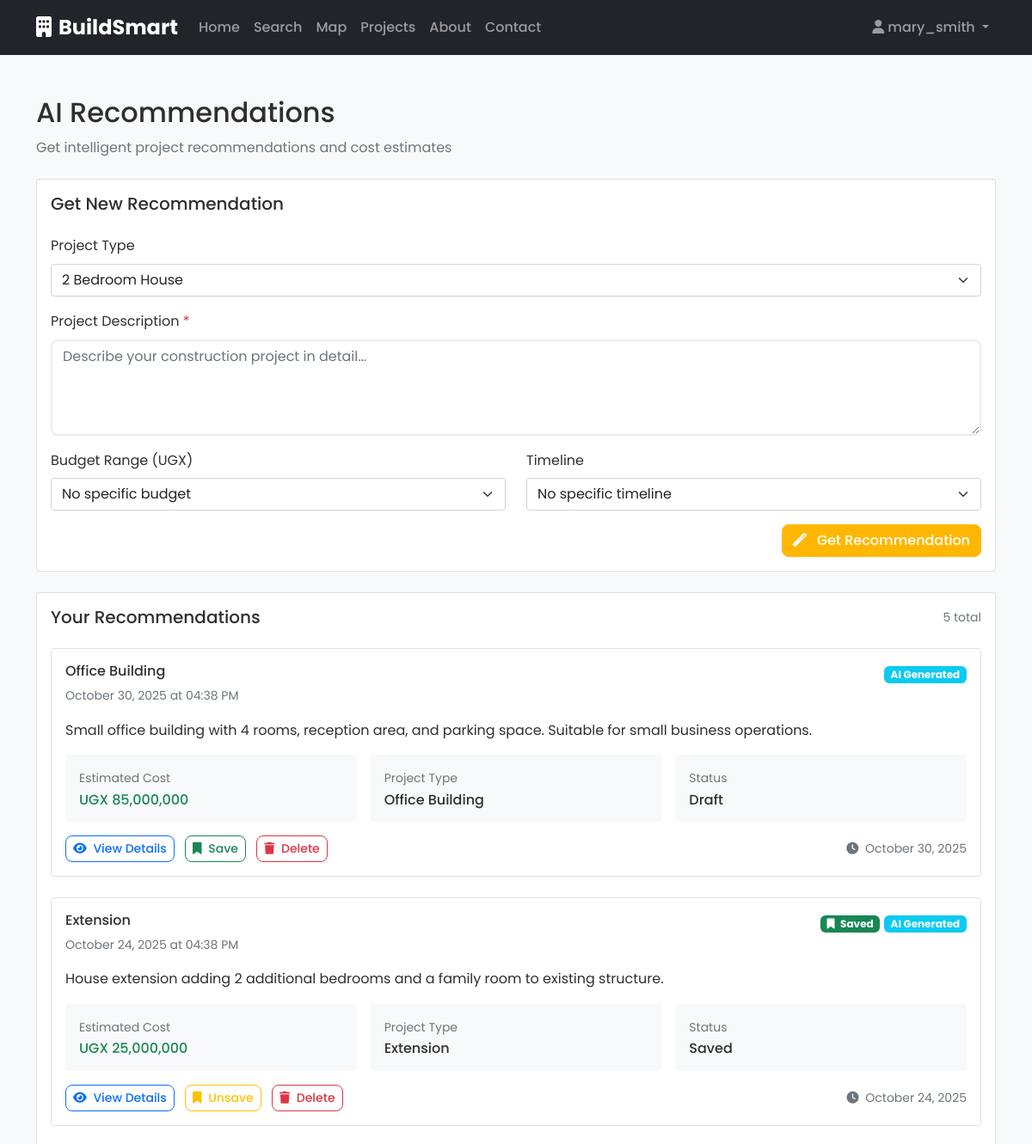
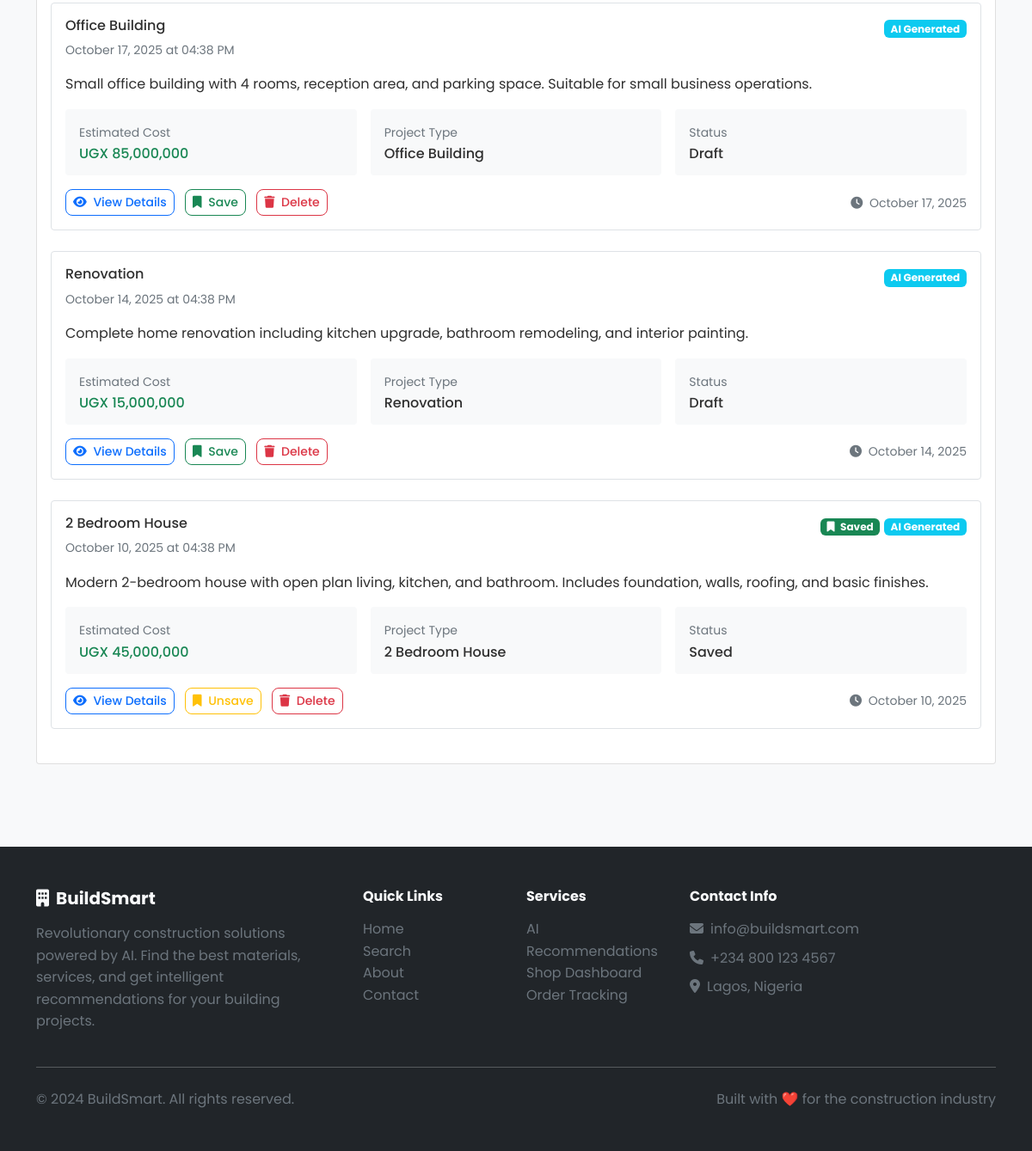
The page /user/recommendations (signed in) on the database its author committed (2 pictures, top to bottom).
### app/models/user.py (models this page shows, shortened)
class User(UserMixin, db.Model):
    __tablename__ = 'users'
    id = db.Column(db.Integer, primary_key=True)
    username = db.Column(db.String(80), unique=True, nullable=False)
    email = db.Column(db.String(120), unique=True, nullable=False)
    password_hash = db.Column(db.String(128), nullable=False)
    full_name = db.Column(db.String(100))
    phone = db.Column(db.String(20))
    address = db.Column(db.Text)
    latitude = db.Column(db.Float)
    longitude = db.Column(db.Float)
    user_type = db.Column(db.String(20), default='customer')  # customer, shop_owner, service_provider
    is_active = db.Column(db.Boolean, default=True)
    is_verified = db.Column(db.Boolean, default=False)
    email_verified = db.Column(db.Boolean, default=False, nullable=False)
    email_verified_at = db.Column(db.DateTime, nullable=True)
    two_factor_enabled = db.Column(db.Boolean, default=False, nullable=False)
    two_factor_secret = db.Column(db.String(32), nullable=True)  # TOTP secret key
    failed_login_attempts = db.Column(db.Integer, default=0, nullable=False)
    locked_until = db.Column(db.DateTime, nullable=True)  # Account lockout timestamp
    last_login = db.Column(db.DateTime, nullable=True)
    created_at = db.Column(db.DateTime, default=datetime.utcnow)
    updated_at = db.Column(db.DateTime, default=datetime.utcnow, onupdate=datetime.utcnow)
    shops = db.relationship('Shop', backref='owner', lazy=True)
    services = db.relationship('Service', backref='provider', lazy=True)
    orders = db.relationship('Order', backref='customer', lazy=True)
    recommendations = db.relationship('Recommendation', backref='user', lazy=True)
    def is_admin_user(self):
        return self.user_type == 'admin'

### app/models/recommendation.py (models this page shows, shortened)
class Recommendation(db.Model):
    __tablename__ = 'recommendations'
    id = db.Column(db.Integer, primary_key=True)
    project_type = db.Column(db.String(50), nullable=False)  # e.g., '2_bedroom_house', 'office_building'
    project_description = db.Column(db.Text, nullable=False)
    total_estimated_cost = db.Column(db.Numeric(12, 2))
    recommendation_data = db.Column(db.JSON, nullable=False)  # Store the full recommendation as JSON
    is_saved = db.Column(db.Boolean, default=False)
    created_at = db.Column(db.DateTime, default=datetime.utcnow)
    updated_at = db.Column(db.DateTime, default=datetime.utcnow, onupdate=datetime.utcnow)
    user_id = db.Column(db.Integer, db.ForeignKey('users.id'), nullable=False)

### app/blueprints/user/routes.py (the view)
@user_bp.route('/recommendations')
@login_required
def recommendations():
    page = request.args.get('page', 1, type=int)
    recommendations = Recommendation.query.filter_by(user_id=current_user.id)\
                                        .order_by(Recommendation.created_at.desc())\
                                        .paginate(page=page, per_page=10, error_out=False)
    return render_template('user/recommendations.html', recommendations=recommendations)

### app/templates/user/recommendations.html (shortened to what this page needs)
{% extends "base.html" %}
{% block content %}
<div class="container py-5">
    <div class="mb-4">
        <h1 class="h2">AI Recommendations</h1>
        <p class="text-muted">Get intelligent project recommendations and cost estimates</p>
    </div>
    <div class="card mb-4">
        <div class="card-body">
            <h2 class="h5 mb-4">Get New Recommendation</h2>
            <form id="recommendationForm">
                <div class="row">
                    <div class="col-md-12 mb-3">
                        <label for="project_type" class="form-label">Project Type</label>
                        <select id="project_type" name="project_type" class="form-select">
                            <option value="2_bedroom_house">2 Bedroom House</option>
                        </select>
                    </div>
                </div>
                <div class="mb-3">
                    <label for="project_description" class="form-label">Project Description <span class="text-danger">*</span></label>
                    <textarea id="project_description" name="project_description" rows="4" required class="form-control" placeholder="Describe your construction project in detail..."></textarea>
                </div>
                <div class="row">
                    <div class="col-md-6 mb-3">
                        <label for="budget_range" class="form-label">Budget Range (UGX)</label>
                        <select id="budget_range" name="budget_range" class="form-select">
                            <option value="">No specific budget</option>
                        </select>
                    </div>
                    <div class="col-md-6 mb-3">
                        <label for="timeline" class="form-label">Timeline</label>
                        <select id="timeline" name="timeline" class="form-select">
                            <option value="">No specific timeline</option>
                        </select>
                    </div>
                </div>
                <div class="d-flex justify-content-end">
                    <button type="submit" class="btn btn-primary">
                        <i class="fas fa-magic me-2"></i>
                        Get Recommendation
                    </button>
                </div>
            </form>
        </div>
    </div>
    <div class="card">
        <div class="card-body">
            <div class="d-flex justify-content-between align-items-center mb-4">
                <h2 class="h5 mb-0">Your Recommendations</h2>
                <span class="text-muted small">{{ recommendations.total }} total</span>
            </div>
            {% if recommendations.items %}
            <div class="row g-4 mb-4">
                {% for rec in recommendations.items %}
                <div class="col-12">
                    <div class="card border">
                        <div class="card-body">
                            <div class="d-flex justify-content-between align-items-start mb-3">
                                <div>
                                    <h3 class="h6">
                                        {{ rec.project_type.replace('_', ' ')|title }}
                                    </h3>
                                    <p class="text-muted small mb-0">{{ rec.created_at.strftime('%B %d, %Y at %I:%M %p') }}</p>
                                </div>
                                <div>
                                    {% if rec.is_saved %}
                                    <span class="badge bg-success">
                                        <i class="fas fa-bookmark me-1"></i>
                                        Saved
                                    </span>
                                    {% endif %}
                                    <span class="badge bg-info">
                                        AI Generated
                                    </span>
                                </div>
                            </div>
                            <div class="mb-3">
                                <p>{{ rec.project_description[:200] }}{% if rec.project_description|length > 200 %}...{% endif %}</p>
                            </div>
                            <div class="row g-3 mb-3">
                                <div class="col-md-4">
                                    <div class="bg-light p-3 rounded">
                                        <p class="text-muted small mb-1">Estimated Cost</p>
                                        <p class="h6 text-success mb-0">
                                            {% if rec.total_estimated_cost %}
                                                UGX {{ "{:,.0f}".format(rec.total_estimated_cost) }}
                                            {% else %}
                                                <span class="text-muted">Calculating...</span>
                                            {% endif %}
                                        </p>
                                    </div>
                                </div>
                                <div class="col-md-4">
                                    <div class="bg-light p-3 rounded">
                                        <p class="text-muted small mb-1">Project Type</p>
                                        <p class="h6 mb-0">{{ rec.project_type.replace('_', ' ')|title }}</p>
                                    </div>
                                </div>
                                <div class="col-md-4">
                                    <div class="bg-light p-3 rounded">
                                        <p class="text-muted small mb-1">Status</p>
                                        <p class="h6 mb-0">
                                            {% if rec.is_saved %}Saved{% else %}Draft{% endif %}
                                        </p>
                                    </div>
                                </div>
                            </div>
                            <div class="d-flex justify-content-between align-items-center">
                                <div>
                                    <a href="{{ url_for('user.recommendation_detail', recommendation_id=rec.id) }}" class="btn btn-sm btn-outline-primary">
                                        <i class="fas fa-eye me-1"></i>
                                        View Details
                                    </a>
                                    {% if not rec.is_saved %}
                                    <button class="btn btn-sm btn-outline-success ms-2" onclick="saveRecommendation({{ rec.id }})">
                                        <i class="fas fa-bookmark me-1"></i>
                                        Save
                                    </button>
                                    {% else %}
                                    <button class="btn btn-sm btn-outline-warning ms-2" onclick="unsaveRecommendation({{ rec.id }})">
                                        <i class="fas fa-bookmark me-1"></i>
                                        Unsave
                                    </button>
                                    {% endif %}
                                    <button class="btn btn-sm btn-outline-danger ms-2" onclick="deleteRecommendation({{ rec.id }})">
                                        <i class="fas fa-trash me-1"></i>
                                        Delete
                                    </button>
                                </div>
                                <div class="text-muted small">
                                    <i class="fas fa-clock me-1"></i>
                                    {{ rec.created_at.strftime('%B %d, %Y') }}
                                </div>
                            </div>
                        </div>
                    </div>
                </div>
                {% endfor %}
            </div>
            {% endif %}
        </div>
    </div>
</div>
{% endblock %}

### app/templates/components/navbar.html (shortened to what this page needs)
<nav class="navbar navbar-expand-lg navbar-dark bg-dark">
    <div class="container">
        <a class="navbar-brand fw-bold" href="{{ url_for('main.index') }}">
            <i class="fas fa-building me-2"></i>BuildSmart
        </a>
        <div class="collapse navbar-collapse" id="navbarNav">
            <ul class="navbar-nav me-auto">
                <li class="nav-item">
                    <a class="nav-link" href="{{ url_for('main.index') }}">Home</a>
                </li>
                <li class="nav-item">
                    <a class="nav-link" href="{{ url_for('main.search') }}">Search</a>
                </li>
                <li class="nav-item">
                    <a class="nav-link" href="{{ url_for('main.map_view') }}">Map</a>
                </li>
                <li class="nav-item">
                    <a class="nav-link" href="{{ url_for('main.projects') }}">Projects</a>
                </li>
                <li class="nav-item">
                    <a class="nav-link" href="{{ url_for('main.about') }}">About</a>
                </li>
                <li class="nav-item">
                    <a class="nav-link" href="{{ url_for('main.contact') }}">Contact</a>
                </li>
            </ul>
            <ul class="navbar-nav">
                {% if current_user.is_authenticated %}
                    <li class="nav-item dropdown">
                        <a class="nav-link dropdown-toggle" href="#" id="navbarDropdown" role="button" data-bs-toggle="dropdown">
                            <i class="fas fa-user me-1"></i>{{ current_user.username }}
                        </a>
                    </li>
                {% endif %}
            </ul>
        </div>
    </div>
</nav>

### app/static/css/custom.css (style rules this page uses)
:root { --primary-yellow: #FFB703; --accent-orange: #FB8500; --charcoal-gray: #2F2F2F; --bg-light: #F8F9FA; --primary-color: var(--primary-yellow); --secondary-color: #6c757d; --success-color: #198754; --warning-color: #ffc107; --danger-color: #dc3545; --light-color: var(--bg-light); --dark-color: var(--charcoal-gray); }
body { font-family: 'Poppins', -apple-system, BlinkMacSystemFont, 'Segoe UI', Roboto, Inter, 'Helvetica Neue', Arial, sans-serif; line-height: 1.6; color: var(--dark-color); background-color: var(--light-color); }
.card { transition: transform 0.2s ease-in-out, box-shadow 0.2s ease-in-out; }
.btn { border-radius: 8px; font-weight: 500; transition: all 0.2s ease-in-out; }
.navbar-brand { font-size: 1.5rem; font-weight: bold; }
.navbar-nav .nav-link { font-weight: 500; transition: color 0.2s ease-in-out; }
.btn-primary { background-color: var(--primary-color); border-color: var(--primary-color); }
.badge { border-radius: 6px; }
.form-control { border-radius: 8px; border: 2px solid #e9ecef; transition: border-color 0.2s ease-in-out; }

### rows shown on the page
User: username "mary_smith"
Recommendation: project_type.replace "Office Building", created_at "October 30, 2025 at 04:38 PM", project_description "Small office building with 4 rooms, reception area, and parking space. Suitable for small business operations.", total_estimated_cost "85,000,000", is_saved "Draft", created_at "October 30, 2025"
Recommendation: project_type.replace "Extension", created_at "October 24, 2025 at 04:38 PM", is_saved True (drawn), project_description "House extension adding 2 additional bedrooms and a family room to existing structure.", total_estimated_cost "25,000,000", created_at "October 24, 2025"
Recommendation: project_type.replace "Office Building", created_at "October 17, 2025 at 04:38 PM", project_description "Small office building with 4 rooms, reception area, and parking space. Suitable for small business operations.", total_estimated_cost "85,000,000", is_saved "Draft", created_at "October 17, 2025"
Recommendation: project_type.replace "Renovation", created_at "October 14, 2025 at 04:38 PM", project_description "Complete home renovation including kitchen upgrade, bathroom remodeling, and interior painting.", total_estimated_cost "15,000,000", is_saved "Draft", created_at "October 14, 2025"
Recommendation: project_type.replace "2 Bedroom House", created_at "October 10, 2025 at 04:38 PM", is_saved True (drawn), project_description "Modern 2-bedroom house with open plan living, kitchen, and bathroom. Includes foundation, walls, roofing, and basic finishes.", total_estimated_cost "45,000,000", created_at "October 10, 2025"

### other values the page prints
{{ recommendations.total }} "5"
